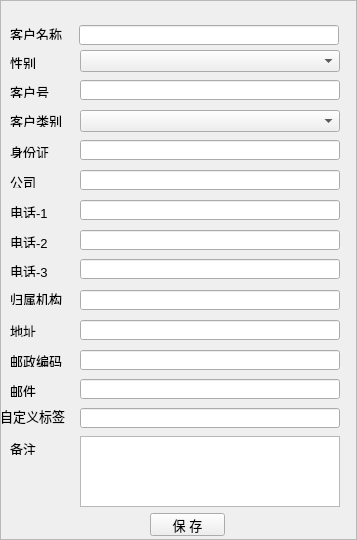
<?xml version="1.0" encoding="UTF-8"?>
<ui version="4.0">
 <class>FrameClientInfo</class>
 <widget class="QFrame" name="FrameClientInfo">
  <property name="windowModality">
   <enum>Qt::WindowModal</enum>
  </property>
  <property name="geometry">
   <rect>
    <x>0</x>
    <y>0</y>
    <width>357</width>
    <height>540</height>
   </rect>
  </property>
  <property name="font">
   <font>
    <family>Arial</family>
    <pointsize>10</pointsize>
   </font>
  </property>
  <property name="windowTitle">
   <string>客户信息</string>
  </property>
  <property name="frameShape">
   <enum>QFrame::StyledPanel</enum>
  </property>
  <property name="frameShadow">
   <enum>QFrame::Raised</enum>
  </property>
  <widget class="QPushButton" name="btnSave">
   <property name="geometry">
    <rect>
     <x>150</x>
     <y>513</y>
     <width>75</width>
     <height>23</height>
    </rect>
   </property>
   <property name="text">
    <string>保 存</string>
   </property>
  </widget>
  <widget class="QLabel" name="label">
   <property name="geometry">
    <rect>
     <x>10</x>
     <y>28</y>
     <width>54</width>
     <height>12</height>
    </rect>
   </property>
   <property name="layoutDirection">
    <enum>Qt::RightToLeft</enum>
   </property>
   <property name="text">
    <string>客户名称</string>
   </property>
  </widget>
  <widget class="QLineEdit" name="edtName">
   <property name="geometry">
    <rect>
     <x>79</x>
     <y>25</y>
     <width>260</width>
     <height>20</height>
    </rect>
   </property>
   <property name="maxLength">
    <number>30</number>
   </property>
  </widget>
  <widget class="QLabel" name="label_2">
   <property name="geometry">
    <rect>
     <x>10</x>
     <y>57</y>
     <width>54</width>
     <height>12</height>
    </rect>
   </property>
   <property name="layoutDirection">
    <enum>Qt::RightToLeft</enum>
   </property>
   <property name="text">
    <string>性别</string>
   </property>
  </widget>
  <widget class="QComboBox" name="cbxSex">
   <property name="geometry">
    <rect>
     <x>80</x>
     <y>50</y>
     <width>260</width>
     <height>22</height>
    </rect>
   </property>
  </widget>
  <widget class="QLabel" name="label_3">
   <property name="geometry">
    <rect>
     <x>10</x>
     <y>176</y>
     <width>54</width>
     <height>12</height>
    </rect>
   </property>
   <property name="layoutDirection">
    <enum>Qt::RightToLeft</enum>
   </property>
   <property name="text">
    <string>公司</string>
   </property>
  </widget>
  <widget class="QLineEdit" name="edtCorp">
   <property name="geometry">
    <rect>
     <x>80</x>
     <y>170</y>
     <width>260</width>
     <height>20</height>
    </rect>
   </property>
   <property name="maxLength">
    <number>30</number>
   </property>
  </widget>
  <widget class="QLabel" name="label_4">
   <property name="geometry">
    <rect>
     <x>10</x>
     <y>206</y>
     <width>54</width>
     <height>12</height>
    </rect>
   </property>
   <property name="layoutDirection">
    <enum>Qt::RightToLeft</enum>
   </property>
   <property name="text">
    <string>电话-1</string>
   </property>
  </widget>
  <widget class="QLineEdit" name="edtPhone1">
   <property name="geometry">
    <rect>
     <x>80</x>
     <y>200</y>
     <width>260</width>
     <height>20</height>
    </rect>
   </property>
   <property name="maxLength">
    <number>30</number>
   </property>
  </widget>
  <widget class="QLabel" name="label_5">
   <property name="geometry">
    <rect>
     <x>10</x>
     <y>236</y>
     <width>54</width>
     <height>12</height>
    </rect>
   </property>
   <property name="layoutDirection">
    <enum>Qt::RightToLeft</enum>
   </property>
   <property name="text">
    <string>电话-2</string>
   </property>
  </widget>
  <widget class="QLineEdit" name="edtPhone2">
   <property name="geometry">
    <rect>
     <x>80</x>
     <y>230</y>
     <width>260</width>
     <height>20</height>
    </rect>
   </property>
   <property name="maxLength">
    <number>30</number>
   </property>
  </widget>
  <widget class="QLabel" name="label_7">
   <property name="geometry">
    <rect>
     <x>10</x>
     <y>325</y>
     <width>54</width>
     <height>12</height>
    </rect>
   </property>
   <property name="layoutDirection">
    <enum>Qt::RightToLeft</enum>
   </property>
   <property name="text">
    <string>地址</string>
   </property>
  </widget>
  <widget class="QLineEdit" name="edtAddress">
   <property name="geometry">
    <rect>
     <x>80</x>
     <y>320</y>
     <width>260</width>
     <height>20</height>
    </rect>
   </property>
   <property name="maxLength">
    <number>60</number>
   </property>
  </widget>
  <widget class="QLineEdit" name="edtPostCode">
   <property name="geometry">
    <rect>
     <x>80</x>
     <y>350</y>
     <width>260</width>
     <height>20</height>
    </rect>
   </property>
   <property name="maxLength">
    <number>30</number>
   </property>
  </widget>
  <widget class="QLabel" name="label_8">
   <property name="geometry">
    <rect>
     <x>10</x>
     <y>355</y>
     <width>54</width>
     <height>12</height>
    </rect>
   </property>
   <property name="layoutDirection">
    <enum>Qt::RightToLeft</enum>
   </property>
   <property name="text">
    <string>邮政编码</string>
   </property>
  </widget>
  <widget class="QLineEdit" name="edtMail">
   <property name="geometry">
    <rect>
     <x>80</x>
     <y>379</y>
     <width>260</width>
     <height>20</height>
    </rect>
   </property>
   <property name="maxLength">
    <number>30</number>
   </property>
  </widget>
  <widget class="QLabel" name="label_9">
   <property name="geometry">
    <rect>
     <x>10</x>
     <y>385</y>
     <width>54</width>
     <height>12</height>
    </rect>
   </property>
   <property name="layoutDirection">
    <enum>Qt::RightToLeft</enum>
   </property>
   <property name="text">
    <string>邮件</string>
   </property>
  </widget>
  <widget class="QLabel" name="label_12">
   <property name="geometry">
    <rect>
     <x>10</x>
     <y>443</y>
     <width>54</width>
     <height>12</height>
    </rect>
   </property>
   <property name="layoutDirection">
    <enum>Qt::RightToLeft</enum>
   </property>
   <property name="text">
    <string>备注</string>
   </property>
  </widget>
  <widget class="QTextEdit" name="edtMemo">
   <property name="geometry">
    <rect>
     <x>80</x>
     <y>436</y>
     <width>260</width>
     <height>71</height>
    </rect>
   </property>
  </widget>
  <widget class="QLabel" name="label_6">
   <property name="geometry">
    <rect>
     <x>10</x>
     <y>86</y>
     <width>54</width>
     <height>12</height>
    </rect>
   </property>
   <property name="layoutDirection">
    <enum>Qt::RightToLeft</enum>
   </property>
   <property name="text">
    <string>客户号</string>
   </property>
  </widget>
  <widget class="QLineEdit" name="edtPersonId">
   <property name="geometry">
    <rect>
     <x>80</x>
     <y>140</y>
     <width>260</width>
     <height>20</height>
    </rect>
   </property>
   <property name="maxLength">
    <number>30</number>
   </property>
  </widget>
  <widget class="QLabel" name="label_13">
   <property name="geometry">
    <rect>
     <x>10</x>
     <y>146</y>
     <width>54</width>
     <height>12</height>
    </rect>
   </property>
   <property name="layoutDirection">
    <enum>Qt::RightToLeft</enum>
   </property>
   <property name="text">
    <string>身份证</string>
   </property>
  </widget>
  <widget class="QLineEdit" name="edtClientId">
   <property name="geometry">
    <rect>
     <x>80</x>
     <y>80</y>
     <width>260</width>
     <height>20</height>
    </rect>
   </property>
   <property name="maxLength">
    <number>30</number>
   </property>
  </widget>
  <widget class="QLineEdit" name="edtPhone3">
   <property name="geometry">
    <rect>
     <x>80</x>
     <y>259</y>
     <width>260</width>
     <height>20</height>
    </rect>
   </property>
   <property name="maxLength">
    <number>30</number>
   </property>
  </widget>
  <widget class="QLineEdit" name="edtOwnerOrg">
   <property name="geometry">
    <rect>
     <x>80</x>
     <y>290</y>
     <width>260</width>
     <height>20</height>
    </rect>
   </property>
   <property name="maxLength">
    <number>30</number>
   </property>
  </widget>
  <widget class="QLabel" name="label_11">
   <property name="geometry">
    <rect>
     <x>10</x>
     <y>115</y>
     <width>54</width>
     <height>12</height>
    </rect>
   </property>
   <property name="layoutDirection">
    <enum>Qt::RightToLeft</enum>
   </property>
   <property name="text">
    <string>客户类别</string>
   </property>
  </widget>
  <widget class="QLabel" name="label_10">
   <property name="geometry">
    <rect>
     <x>10</x>
     <y>265</y>
     <width>54</width>
     <height>12</height>
    </rect>
   </property>
   <property name="layoutDirection">
    <enum>Qt::RightToLeft</enum>
   </property>
   <property name="text">
    <string>电话-3</string>
   </property>
  </widget>
  <widget class="QComboBox" name="cbxType">
   <property name="geometry">
    <rect>
     <x>80</x>
     <y>110</y>
     <width>260</width>
     <height>22</height>
    </rect>
   </property>
  </widget>
  <widget class="QLabel" name="label_14">
   <property name="geometry">
    <rect>
     <x>10</x>
     <y>293</y>
     <width>54</width>
     <height>12</height>
    </rect>
   </property>
   <property name="layoutDirection">
    <enum>Qt::RightToLeft</enum>
   </property>
   <property name="text">
    <string>归属机构</string>
   </property>
  </widget>
  <widget class="QLabel" name="label_15">
   <property name="geometry">
    <rect>
     <x>0</x>
     <y>408</y>
     <width>73</width>
     <height>16</height>
    </rect>
   </property>
   <property name="layoutDirection">
    <enum>Qt::RightToLeft</enum>
   </property>
   <property name="text">
    <string>自定义标签</string>
   </property>
  </widget>
  <widget class="QLineEdit" name="edtCustomTag">
   <property name="geometry">
    <rect>
     <x>80</x>
     <y>408</y>
     <width>260</width>
     <height>20</height>
    </rect>
   </property>
   <property name="maxLength">
    <number>50</number>
   </property>
  </widget>
 </widget>
 <resources/>
 <connections/>
</ui>
